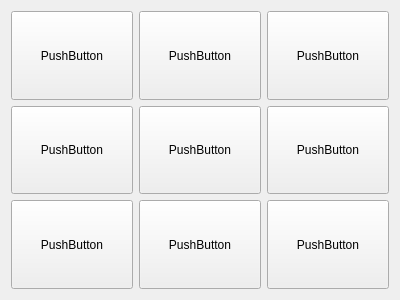
<?xml version="1.0" encoding="UTF-8"?>
<ui version="4.0">
 <class>QKeyboard</class>
 <widget class="QWidget" name="QKeyboard">
  <property name="geometry">
   <rect>
    <x>0</x>
    <y>0</y>
    <width>400</width>
    <height>300</height>
   </rect>
  </property>
  <property name="windowTitle">
   <string>Form</string>
  </property>
  <layout class="QGridLayout" name="gridLayout">
   <item row="2" column="1">
    <widget class="QPushButton" name="btn4">
     <property name="sizePolicy">
      <sizepolicy hsizetype="Minimum" vsizetype="Minimum">
       <horstretch>0</horstretch>
       <verstretch>0</verstretch>
      </sizepolicy>
     </property>
     <property name="focusPolicy">
      <enum>Qt::ClickFocus</enum>
     </property>
     <property name="text">
      <string>PushButton</string>
     </property>
    </widget>
   </item>
   <item row="0" column="1">
    <widget class="QPushButton" name="btn1">
     <property name="sizePolicy">
      <sizepolicy hsizetype="Minimum" vsizetype="Minimum">
       <horstretch>0</horstretch>
       <verstretch>0</verstretch>
      </sizepolicy>
     </property>
     <property name="focusPolicy">
      <enum>Qt::ClickFocus</enum>
     </property>
     <property name="text">
      <string>PushButton</string>
     </property>
    </widget>
   </item>
   <item row="2" column="2">
    <widget class="QPushButton" name="btn5">
     <property name="sizePolicy">
      <sizepolicy hsizetype="Minimum" vsizetype="Minimum">
       <horstretch>0</horstretch>
       <verstretch>0</verstretch>
      </sizepolicy>
     </property>
     <property name="focusPolicy">
      <enum>Qt::ClickFocus</enum>
     </property>
     <property name="text">
      <string>PushButton</string>
     </property>
    </widget>
   </item>
   <item row="0" column="3">
    <widget class="QPushButton" name="btn3">
     <property name="sizePolicy">
      <sizepolicy hsizetype="Minimum" vsizetype="Minimum">
       <horstretch>0</horstretch>
       <verstretch>0</verstretch>
      </sizepolicy>
     </property>
     <property name="focusPolicy">
      <enum>Qt::ClickFocus</enum>
     </property>
     <property name="text">
      <string>PushButton</string>
     </property>
    </widget>
   </item>
   <item row="2" column="3">
    <widget class="QPushButton" name="btn6">
     <property name="sizePolicy">
      <sizepolicy hsizetype="Minimum" vsizetype="Minimum">
       <horstretch>0</horstretch>
       <verstretch>0</verstretch>
      </sizepolicy>
     </property>
     <property name="focusPolicy">
      <enum>Qt::ClickFocus</enum>
     </property>
     <property name="text">
      <string>PushButton</string>
     </property>
    </widget>
   </item>
   <item row="0" column="2">
    <widget class="QPushButton" name="btn2">
     <property name="sizePolicy">
      <sizepolicy hsizetype="Minimum" vsizetype="Minimum">
       <horstretch>0</horstretch>
       <verstretch>0</verstretch>
      </sizepolicy>
     </property>
     <property name="focusPolicy">
      <enum>Qt::ClickFocus</enum>
     </property>
     <property name="text">
      <string>PushButton</string>
     </property>
    </widget>
   </item>
   <item row="3" column="1">
    <widget class="QPushButton" name="btn7">
     <property name="sizePolicy">
      <sizepolicy hsizetype="Minimum" vsizetype="Minimum">
       <horstretch>0</horstretch>
       <verstretch>0</verstretch>
      </sizepolicy>
     </property>
     <property name="focusPolicy">
      <enum>Qt::ClickFocus</enum>
     </property>
     <property name="text">
      <string>PushButton</string>
     </property>
    </widget>
   </item>
   <item row="3" column="3">
    <widget class="QPushButton" name="btn9">
     <property name="sizePolicy">
      <sizepolicy hsizetype="Minimum" vsizetype="Minimum">
       <horstretch>0</horstretch>
       <verstretch>0</verstretch>
      </sizepolicy>
     </property>
     <property name="focusPolicy">
      <enum>Qt::ClickFocus</enum>
     </property>
     <property name="text">
      <string>PushButton</string>
     </property>
    </widget>
   </item>
   <item row="3" column="2">
    <widget class="QPushButton" name="btn8">
     <property name="sizePolicy">
      <sizepolicy hsizetype="Minimum" vsizetype="Minimum">
       <horstretch>0</horstretch>
       <verstretch>0</verstretch>
      </sizepolicy>
     </property>
     <property name="focusPolicy">
      <enum>Qt::ClickFocus</enum>
     </property>
     <property name="text">
      <string>PushButton</string>
     </property>
    </widget>
   </item>
  </layout>
 </widget>
 <tabstops>
  <tabstop>btn2</tabstop>
  <tabstop>btn5</tabstop>
  <tabstop>btn1</tabstop>
  <tabstop>btn6</tabstop>
  <tabstop>btn3</tabstop>
  <tabstop>btn7</tabstop>
  <tabstop>btn9</tabstop>
  <tabstop>btn8</tabstop>
  <tabstop>btn4</tabstop>
 </tabstops>
 <resources/>
 <connections/>
</ui>
